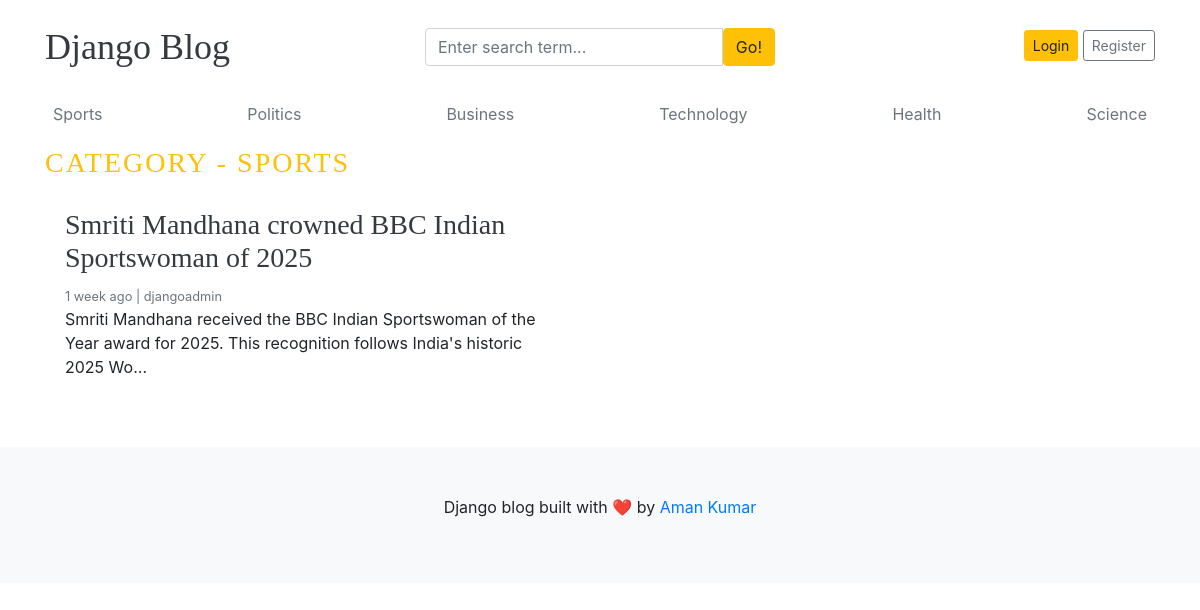
Page /category/1/ on the committed database.
### blogs/models.py (models this page shows, shortened)
class Category(models.Model):
    category_name = models.CharField(max_length=50) # Remove unique=True here if using constraints below
    created_at = models.DateTimeField(auto_now_add=True)
    updated_at = models.DateTimeField(auto_now=True)
    class Meta:
        verbose_name_plural = 'categories'
        constraints = [
            models.UniqueConstraint(
                Lower('category_name'),
                name='unique_category_name_ci',
                violation_error_message="This category already exists."
            )
        ]
    def __str__(self):
        return self.category_name

class Blog(models.Model):
    title = models.CharField(max_length=100)
    slug = models.SlugField(max_length=150, unique=True, blank=True)
    category = models.ForeignKey(Category, on_delete=models.CASCADE)
    author = models.ForeignKey(User, on_delete=models.CASCADE)
    featured_image = models.ImageField(upload_to='uploads/%Y/%m/%d')
    short_description = models.TextField(max_length=500)
    blog_body = models.TextField(max_length=2000)
    status = models.CharField(max_length=20, choices=STATUS_CHOICES, default=0)
    is_featured = models.BooleanField(default=False)
    created_at = models.DateTimeField(auto_now_add=True)
    updated_at = models.DateTimeField(auto_now=True)

### blogs/views.py (the view)
# urls.py: path('<int:category_id>/', views.posts_by_category, name='posts_by_category')
def posts_by_category(request, category_id):
    posts = Blog.objects.filter(status='Published', category=category_id)
    category = get_object_or_404(Category, pk=category_id)
    context = {
        'posts': posts,
        'category': category,
    }
    return render(request, 'posts_by_category.html', context)

### blogs/context_processors.py (called while the page is built)
def get_categories(request):
    categories = Category.objects.all()
    return dict(categories=categories)

def get_social_links(request):
    social_links = SocialLink.objects.all()
    return dict(social_links=social_links)

### templates/posts_by_category.html
{% extends 'base.html' %}
  {% block content %}
    <h3 class="text-uppercase text-warning" style="letter-spacing: 2px;">Category - {{ category }}</h3>
    <div class="row mb-2">
        {% if posts %}
      {% for post in posts %}
        <div class="col-md-6">
          <div class="card border-0" >
            <div class="card-body">
              <h3><a href="{% url 'blogs' post.slug %}" class="text-dark">{{ post.title }}</a></h3>
              <small class="mb-1 text-muted">{{ post.created_at | timesince }} ago | {{ post.author }}</small>
              <p class="card-text">{{ post.short_description | truncatechars:130 }}</p>
            </div>
          </div>
        </div>
      {% endfor %}
      {% else %}
      <p>No posts found</p>
      {% endif %}
    </div>
  </div>
 {% endblock %}

### templates/base.html (shortened to what this page needs)
{% load static %}
<!DOCTYPE html>
<html lang="en">
<head>
    <link href="https://getbootstrap.com/docs/4.0/dist/css/bootstrap.min.css" rel="stylesheet">
    <link href="{% static 'css/blog.css' %}" rel="stylesheet">
    <link rel="stylesheet" href="https://cdnjs.cloudflare.com/ajax/libs/font-awesome/4.7.0/css/font-awesome.min.css">
  </head>
<body>
  <div class="container">
    <header class="blog-header py-3">
      <div class="row flex-nowrap justify-content-between align-items-center">
        <div class="col-4 pt-1">
          <a class="blog-header-logo text-dark" href="/">Django Blog</a>
        </div>
        <div class="col-4 pt-1">
          <form action="{% url 'search' %}" method="GET">
            <div class="input-group">
              <input class="form-control" type="text" name="keyword" value="{{ keyword }}" placeholder="Enter search term..." aria-label="Enter search term..." aria-describedby="button-search" />
              <button type="submit" class="btn btn-warning" id="button-search" type="button">Go!</button>
          </div>
          </form>
        </div>
        <div class="col-4 d-flex justify-content-end align-items-center">
          {% if not user.is_authenticated %}
          <a class="btn btn-sm btn-warning" href="{% url 'login' %}">Login</a> &nbsp;
          <a class="btn btn-sm btn-outline-secondary" href="{% url 'register' %}">Register</a>
          {% else %}
          <span><a href="{% url 'dashboard' %}">Dashboard</a></span>
          &emsp;
          <span><a href="{% url 'logout' %}">Logout</a></span>
          {% endif %}
        </div>
      </div>
    </header>
    <div class="nav-scroller py-1 mb-2">
      <nav class="nav d-flex justify-content-between">
        {% for cat in categories %}
        <a class="p-2 text-muted" href="{% url 'posts_by_category' cat.id %}">{{ cat.category_name }}</a>
        {% endfor %}
      </nav>
    </div>
{% block content %}
{% endblock %}
<footer class="blog-footer text-center bg-light py-5 mt-5">
    <p>Django blog built with ❤️ by <a href="#">Aman Kumar</a></p>
</footer>
</body>
</html>

### blog_main/static/css/blog.css (style rules this page uses)
.blog-header-logo { font-family: "Playfair Display", Georgia, "Times New Roman", serif; font-size: 2.25rem; }
h1, h2, h3, h4, h5, h6 { font-family: "Playfair Display", Georgia, "Times New Roman", serif; }

### rows in the picture
Category: category_name "Sports", category_name "SPORTS"
Category: category_name "Politics"
Category: category_name "Business"
Category: category_name "Technology"
Category: category_name "Health"
Category: category_name "Science"
Blog: title "Smriti Mandhana crowned BBC Indian Sportswoman of 2025", created_at "1 week", author "djangoadmin", short_description "Smriti Mandhana received the BBC Indian Sportswoman of the Year award for 2025. This recognition follows India's historic 2025 Wo…"
